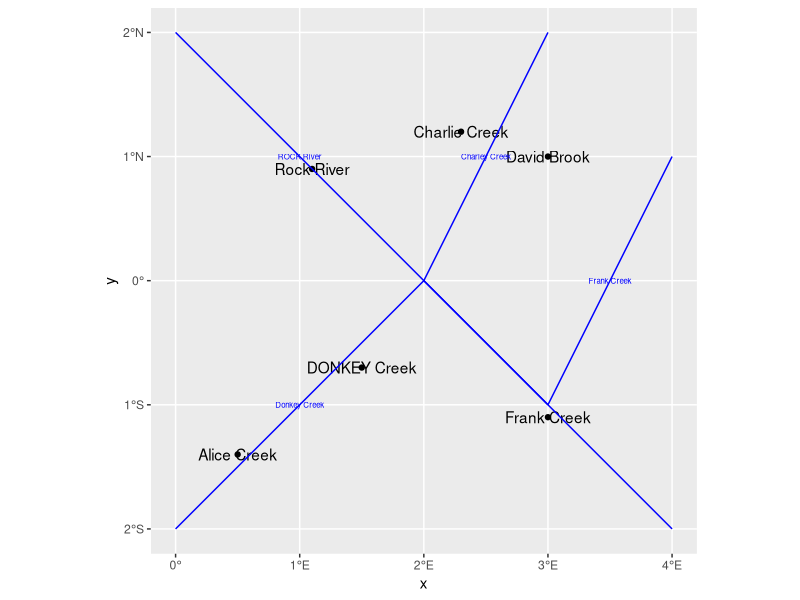
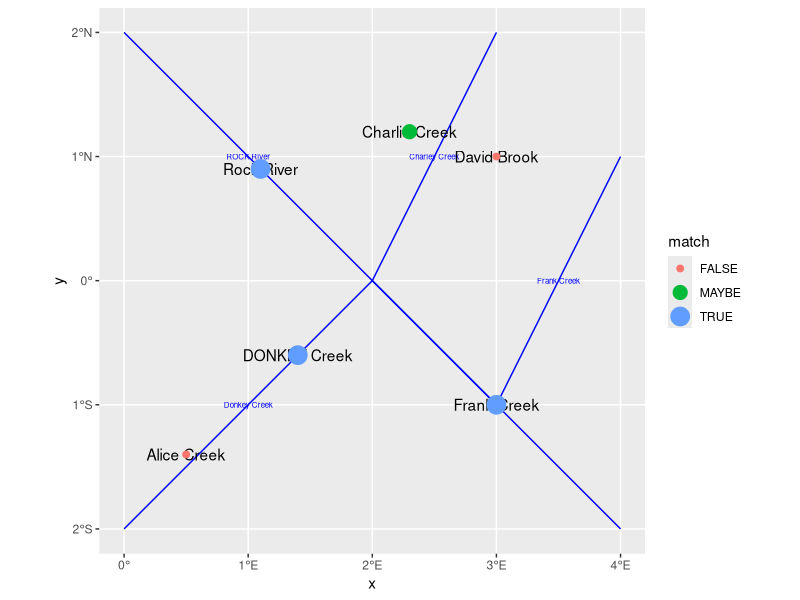

Source code (R) for these figures, in order:
# Function to compare values in two columns across spatial objects, in particular point data to a nearby stream
# created with the aid of ChatGPT
rivmatch <- function(sf1, sf2, column_name, searchdist) {
  library(sf)         # For handling spatial objects
  library(stringdist) # For calculating string similarity
  library(units)      # For handling distances
  
  # Check if the column exists in both spatial objects
  if (!(column_name %in% colnames(sf1))) {
    stop(paste("Column", column_name, "not found in the first spatial object."))
  }
  if (!(column_name %in% colnames(sf2))) {
    stop(paste("Column", column_name, "not found in the second spatial object."))
  }
  
  # Extract the columns and make them lowercase for case-insensitive comparison
  col1 <- tolower(sf1[[column_name]])
  col2 <- tolower(sf2[[column_name]])
  
  # Find the nearest feature in sf2 for each feature in sf1
  nearest_indices <- st_nearest_feature(sf1, sf2)
  
  # Calculate distances between each feature in sf1 and its nearest feature in sf2
  distances <- st_distance(sf1, sf2[nearest_indices, ], by_element = TRUE)
  
  # Calculate similarity and categorize matches
  match_result <- sapply(1:length(col1), function(i) {
    similarity <- 1 - stringdist::stringdist(col1[i], col2[nearest_indices[i]], method = "lv") / max(nchar(col1[i]), nchar(col2[nearest_indices[i]]))
    if (similarity >= 0.9) {
      "TRUE"
    } else if (similarity >= 0.7) {  # Updated threshold for MAYBE to 70%-90%
      "MAYBE"
    } else {
      "FALSE"
    }
  })
  
  # Create result object to store modified geometry
  result <- sf1
  
  # Snap TRUE matches to the nearest feature
  for (i in which(match_result == "TRUE")) {
    snapped_geometry <- st_nearest_points(sf1[i, ], sf2[nearest_indices[i], ])
    snapped_point <- st_cast(snapped_geometry, "POINT")[2] # Extract the snapped point
    
    if (!st_is_empty(snapped_point)) {
      result[i, ] <- st_set_geometry(result[i, ], snapped_point) # Update the geometry
    }
  }
  
  # Handle cases where match is FALSE by searching nearby features and snapping coordinates
  for (i in which(match_result == "FALSE")) {
    nearby_indices <- which(as.numeric(st_distance(sf1[i, ], sf2, by_element = FALSE)) <= as.numeric(set_units(searchdist, "m")))
    if (length(nearby_indices) > 0) {
      for (j in nearby_indices) {
        similarity <- 1 - stringdist::stringdist(col1[i], col2[j], method = "lv") / max(nchar(col1[i]), nchar(col2[j]))
        if (similarity >= 0.9) { # Only consider TRUE matches for snapping
          match_result[i] <- "TRUE"  # Ensure initial FALSE matches that find a TRUE match are set to TRUE
          distances[i] <- st_distance(sf1[i, ], sf2[j, ], by_element = TRUE)
          nearest_indices[i] <- j
          
          # Extract the nearest point on the line
          snapped_geometry <- st_nearest_points(sf1[i, ], sf2[j, ])
          snapped_point <- st_cast(snapped_geometry, "POINT")[2] # Extract the snapped point
          
          if (!st_is_empty(snapped_point)) {
            result[i, ] <- st_set_geometry(result[i, ], snapped_point) # Update the geometry
          }
          break
        }
      }
    }
  }
  
  # Add the match result and distance to the result object
  result$match <- match_result
  result$distance_to_nearest <- set_units(distances, "m") # Ensure distance is in meters
  
  return(result)
}




# Comprehensive example usage:
library(sf)
library(ggplot2)

# Create the first spatial object (sf1) with names and coordinates representing data collection points
sf1 <- st_as_sf(
  data.frame(
    id = 1:6,
    name = c("Alice Creek", "Rock River", "Charlie Creek", "David Brook", "DONKEY Creek", "Frank Creek"),
    lon = c(0.5, 1.1, 2.3, 3, 1.5, 3),
    lat = c(-1.4, 0.9, 1.2, 1, -0.7, -1.1)
  ),
  coords = c("lon", "lat"),
  crs = 4326
)

# Create the second spatial object (sf2) as a river system with tributaries flowing into a main river
sf2 <- st_as_sf(
  data.frame(
    id = 1:4,
    name = c("ROCK River", "Charley Creek", "Frank Creek", "Donkey Creek"),
    wkt = c(
      "LINESTRING (0 2, 1 1, 2 0, 3 -1)",   # Rock River, flowing from top-left to lower-right
      "LINESTRING (2 0, 2.5 1, 3 2)",       # Charlene Creek, flowing into Rock River
      "LINESTRING (3 -1, 3.5 0, 4 1)",      # Frank Creek, flowing into Rock River
      "LINESTRING (0 -2, 1 -1, 2 0, 3 -1, 4 -2)" # Main River, connecting tributaries
    )
  ),
  wkt = "wkt",
  crs = 4326
)

# Run rivmatch to match data points to the river system
result <- rivmatch(sf1, sf2, "name", searchdist = 1000000) # 1,000,000 meters search distance
print(result)

# VIEW ORIGINAL LOCATIONS
sf1 %>%
  ggplot() +
  geom_sf() +
  geom_sf_text(aes(label = name)) +
  geom_sf(data = sf2, color = "blue", size = 1) +
  geom_sf_text(data = sf2, aes(label = name), color="blue", size=2)

# VIEW Updated Object
sf1 %>%
  ggplot() +
  geom_sf(data = sf2, color = "blue", size = 1) +
  geom_sf_text(data = sf2, aes(label = name), color="blue", size=2)+ 
  geom_sf_text(data = result, aes(label = name)) +
  geom_sf(data = result, aes(color = match, size = match))
